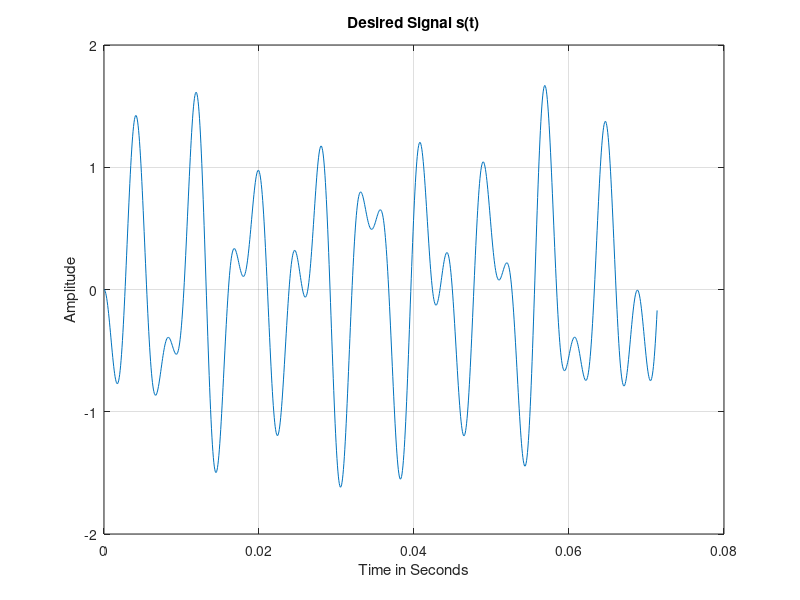
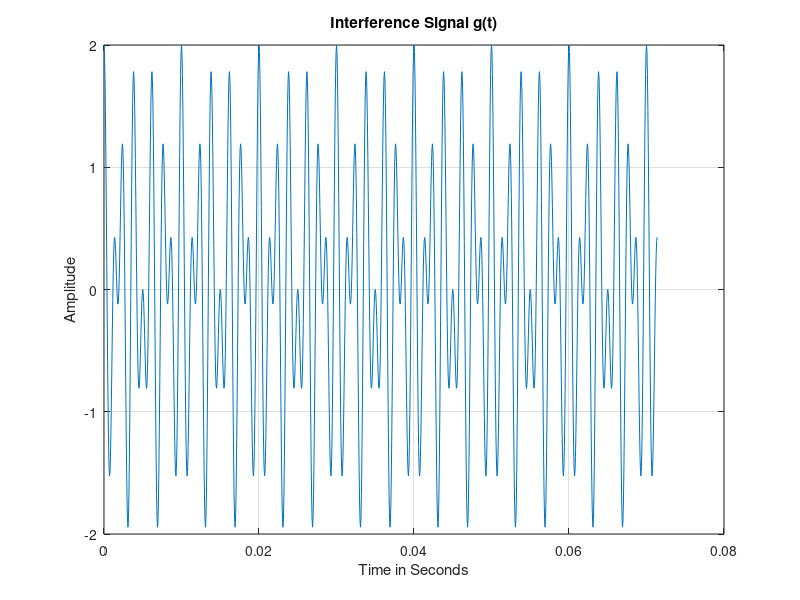
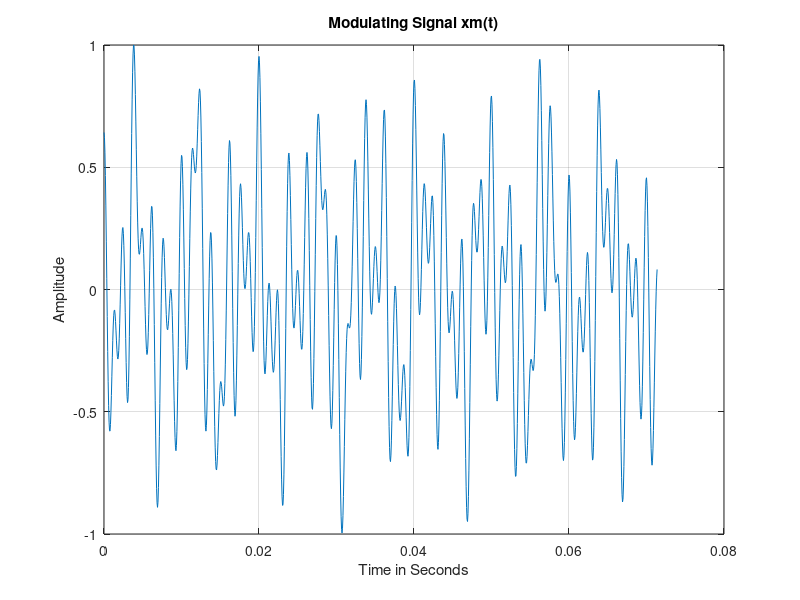
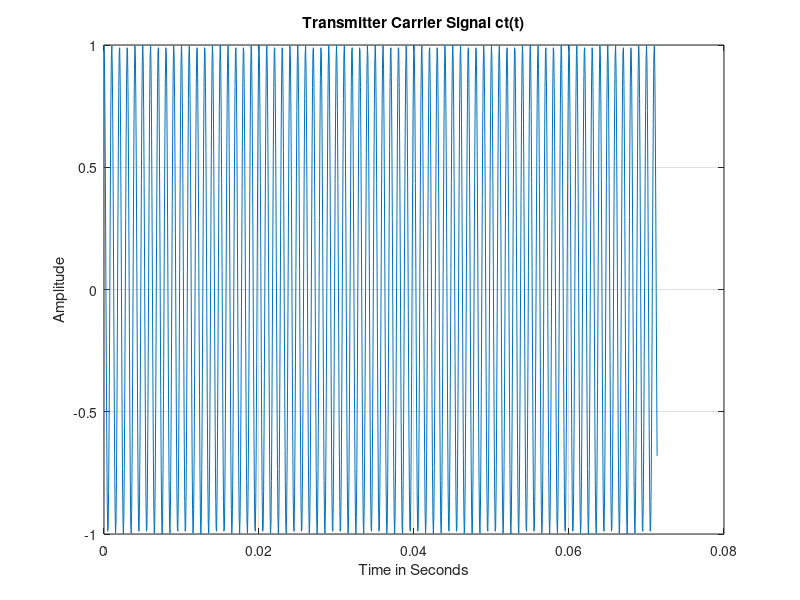

Reproduce these figures in MATLAB, in order.
%inel4301s096gp01t8hw01 
%Inel 4301 - Communication Theory I 
%MATLAB CLASS ASSIGNAMENT 01(MCA01) 
%Double Sideband Suppressed Carrier Systems 
%Prof. Domingo Antonio Rodríguez 
% 
%% 
%%PARAMETER SETTINGS****************************** 
%% 
clear all 
close all 
Fs=16800;           %Sampling frequency 
Ts=1/Fs;            %Sampling time or temporal resolution 
f1=131;             %First frequency component (C3) of s(t) 
f2=175;             %Second frequency component (F3) of s(t) 
f3=247;             %Third frequency component of (B3) s(t) 
fc=1000;            %Frequency of carrier signal > 2*fm 
fm=300;             %Bandwidth of desired signal s(t) 
Ns=1200;             %Number of samples of s(t) 
Tw=Ns*Ts;           %Time observation window for s(t) 
t=0:Ts:Tw-Ts;       %Time axis for desired signal s(t)  
%% 
%%TRANSMITTER SYSTEM****************************** 
%% 
s=(-7*cos(2*pi*f1*t)+2*cos(2*pi*f2*t)+5*cos(2*pi*f3*t))/8; 
g=1*cos(2*pi*800*t)+1*cos(2*pi*500*t);    %Interference signal g(t) 
max_sg=max(s+g);        %Absolute value of signal s(t)+g(t) 
xm=(s+g)/max_sg;        %Normalized Modulating signal xm(t)         
ct=cos(2*pi*fc*t);      %Transmitter carrier signal ct(t) 
xc=xm.*ct;              %Modulated signal xc(t) 
%% 
%%Transmitter's Band-Pass Filter Design 
%% 
fu=fc+fm;           %Upper cut-off frequency 
fl=fc-fm;           %Lower cut-off frequency 
wu=(2*fu)/Fs;       %Normalized upper frequency       
wl=(2*fl)/Fs;       %Normalized lower frequency 
wb=[wl wu];         %Bandwidth of band-pass filter 
Mb=501;             %Order of band-pass filter 
thB=0:Ts:Mb*Ts-Ts;  %Time axis of impulse response signal hB(t) 
hB=fir1(Mb-1,wb,'bandpass');    %Filter design function 
yci=conv(xc,hB);        %Discrete-time convolution operation 
lyci=length(yci);       %Length of yci=Ns+Mb-1; 
tyci=0:Ts:(lyci-1)*Ts;  %Time axis of signal yci(t) 
%% 
%% COMMUNICATION CHANNEL************************** 
%%
nn=randn(lyci,1);           %AWGN with mean=0 and variance=1.

n=(1/1000)*transpose(nn);   %Attenuated noise signal n(t) 
yco=yci+0*n; 
%% 
%% RECEIVER SYSTEM******************************** 
%% 
cr=cos(2*pi*fc*tyci); 
yd=2*yco.*cr;       %Demodulated signal 
% 
%Low-Pass Filter Design*************************** 
% 
Wn=2*fm/Fs;         %Normalized cut-off frequency 
M=091;              %Order of the impulse response signal hL(t) 
thL=0:Ts:M*Ts-Ts;   %Time axis to plot impulse response signal 
hL=fir1(M-1,Wn);    %Impulse response signal 
% 
%Signal Filtering at the Receiver***************** 
% 
tr=0:Ts:(lyci+M-1)*Ts-Ts;   %Time axis for received signal 
xr=conv(yd,hL);             %Convolution operation for filtering 
Af=1;                       %Signal amplification factor 
xr=Af*xr; 
%% 
%%SIGNALS SPECTRA********************************** 
%% 
fres_s=1/(length(s)*Ts); 
faxis_s=-(Fs/2):fres_s:(Fs/2)-fres_s; 
Fss=fft(s); 
sFss=fftshift(Fss); 
asFss=abs(sFss); 
% 
fres_g=1/(length(g)*Ts); 
faxis_g=-(Fs/2):fres_g:(Fs/2)-fres_g; 
Fg=fft(g); 
sFg=fftshift(Fg); 
asFg=abs(sFg); 
% 
fres_xm=1/(length(xm)*Ts); 
faxis_xm=-(Fs/2):fres_xm:(Fs/2)-fres_xm; 
Fxm=fft(xm); 
sFxm=fftshift(Fxm); 
asFxm=abs(sFxm); 
% 
fres_ct=1/(length(ct)*Ts); 
faxis_ct=-(Fs/2):fres_ct:(Fs/2)-fres_ct; 
Fct=fft(ct); 
sFct=fftshift(Fct); 
asFct=abs(sFct); 
% 
fres_xc=1/(length(xc)*Ts); 

faxis_xc=-(Fs/2):fres_xc:(Fs/2)-fres_xc; 
Fxc=fft(xc); 
sFxc=fftshift(Fxc); 
asFxc=abs(sFxc); 
% 
fres_hB=1/(length(hB)*Ts); 
faxis_hB=-(Fs/2):fres_hB:(Fs/2)-fres_hB; 
FhB=fft(hB); 
sFhB=fftshift(FhB); 
asFhB=abs(sFhB); 
% 
fres_yci=1/(length(yci)*Ts); 
faxis_yci=-(Fs/2):fres_yci:(Fs/2)-fres_yci; 
Fyci=fft(yci); 
sFyci=fftshift(Fyci); 
asFyci=abs(sFyci); 
% 
fres_n=1/(length(n)*Ts); 
faxis_n=-(Fs/2):fres_n:(Fs/2)-fres_n; 
Fn=fft(n); 
sFn=fftshift(Fn); 
asFn=abs(sFn); 
% 
fres_yco=1/(length(yco)*Ts); 
faxis_yco=-(Fs/2):fres_yco:(Fs/2)-fres_yco; 
Fyco=fft(yco); 
sFyco=fftshift(Fyco); 
asFyco=abs(sFyco); 
% 
fres_cr=1/(length(cr)*Ts); 
faxis_cr=-(Fs/2):fres_cr:(Fs/2)-fres_cr; 
Fcr=fft(cr); 
sFcr=fftshift(Fcr); 
asFcr=abs(sFcr); 
% 
fres_yd=1/(length(yd)*Ts); 
faxis_yd=-(Fs/2):fres_yd:(Fs/2)-fres_yd; 
Fyd=fft(yd); 
sFyd=fftshift(Fyd); 
asFyd=abs(sFyd); 
% 
fres_hL=1/(length(hL)*Ts); 
faxis_hL=-(Fs/2):fres_hL:(Fs/2)-fres_hL; 
FhL=fft(hL); 
sFhL=fftshift(FhL); 
asFhL=abs(sFhL); 
% 
fres_xr=1/(length(xr)*Ts); 
faxis_xr=-(Fs/2):fres_xr:(Fs/2)-fres_xr;

Fxr=fft(xr); 
sFxr=fftshift(Fxr); 
asFxr=abs(sFxr); 
% 
%% 
%%PLOTS******************************************* 
%% 
% 
figure 
plot(t,s)               
grid 
xlabel('Time in Seconds') 
ylabel('Amplitude') 
title('Desired Signal s(t)') 
% 
figure 
plot(t,g)               
grid 
xlabel('Time in Seconds') 
ylabel('Amplitude') 
title('Interference Signal g(t)') 
% 
figure 
plot(t,xm)               
grid 
xlabel('Time in Seconds') 
ylabel('Amplitude') 
title('Modulating Signal xm(t)') 
% 
figure 
plot(t,ct) 
grid 
xlabel('Time in Seconds') 
ylabel('Amplitude') 
title('Transmitter Carrier Signal ct(t)') 
% 
figure 
plot(t,xc) 
grid 
xlabel('Time in Seconds') 
ylabel('Amplitude') 
title('Modulated Signal xc(t)') 
% 
figure 
plot(thB,hB,thB,hB,'o') 
grid 
xlabel('Time in Seconds') 
ylabel('Amplitude') 
title('Impulse Response Signal hB(t)')

% 
figure 
plot(tyci,yci) 
grid 
xlabel('Time in Seconds') 
ylabel('Amplitude') 
title('Channel Input Signal yci(t)') 
% 
figure 
plot(tyci,n) 
grid 
xlabel('Time in Seconds') 
ylabel('Amplitude') 
title('Channel Noise Signal n(t)') 
% 
figure 
plot(tyci,yco) 
grid 
xlabel('Time in Seconds') 
ylabel('Amplitude') 
title('Channel Output Signal yco(t)') 
% 
figure 
plot(tyci,cr) 
grid 
xlabel('Time in Seconds') 
ylabel('Amplitude') 
title('Receiver Carrier Signal cr(t)') 
% 
figure 
plot(tyci,yd) 
grid 
xlabel('Time in Seconds') 
ylabel('Amplitude') 
title('Demodulated Signal yd(t)') 
% 
figure 
plot(thL,hL,thL,hL,'o') 
grid 
xlabel('Time in Seconds') 
ylabel('Amplitude') 
title('Impulse Response Signal hL(t)') 
% 
figure 
plot(tr,xr) 
grid 
xlabel('Time in Seconds') 
ylabel('Amplitude') 
title('Receiver Output Signal Signal xr')

% 
figure 
plot(tr,xr) 
grid 
xlabel('Time in Seconds') 
ylabel('Amplitude') 
title('Signals s(t) vs. xr(t)') 
hold on 
plot(t,s) 
hold off 
% 
figure 
plot(faxis_s,asFss) 
grid 
xlabel('Frequency in Hertz') 
ylabel('Magnitude') 
title('Spectrum of Desired Signal s(t)') 
% 
figure 
plot(faxis_g,asFg) 
grid 
xlabel('Frequency in Hertz') 
ylabel('Magnitude') 
title('Spectrum of Interference Signa g(t)') 
% 
figure 
plot(faxis_xm,asFxm) 
grid 
xlabel('Frequency in Hertz') 
ylabel('Magnitude') 
title('Spectrum of Modulating Signal xm(t)') 
% 
figure 
plot(faxis_ct,asFct) 
grid 
xlabel('Frequency in Hertz') 
ylabel('Magnitude') 
title('Spectrum of Carrier Signal ct(t)') 
% 
figure 
plot(faxis_xc,asFxc) 
grid 
xlabel('Frequency in Hertz') 
ylabel('Magnitude') 
title('Spectrum of Modulated Signal xc(t)') 
% 
figure 
plot(faxis_hB,asFhB,faxis_hB,asFhB,'o') 
grid 

xlabel('Frequency in Hertz') 
ylabel('Magnitude') 
title('Spectrum of Band-Pass Filter Signal hB(t)') 
% 
figure 
plot(faxis_yci,asFyci) 
grid 
xlabel('Frequency in Hertz') 
ylabel('Magnitude') 
title('Spectrum of Channel Input Signal yci(t)') 
% 
figure 
plot(faxis_n,asFn) 
grid 
xlabel('Frequency in Hertz') 
ylabel('Magnitude') 
title('Spectrum of AWGN Signal n(t)') 
% 
figure 
plot(faxis_yco,asFyco) 
grid 
xlabel('Frequency in Hertz') 
ylabel('Magnitude') 
title('Spectrum of Channel Output Signal yco(t)') 
% 
figure 
plot(faxis_cr,asFcr) 
grid 
xlabel('Frequency in Hertz') 
ylabel('Magnitude') 
title('Spectrum of Receiver Carrier cr(t)') 
% 
figure 
plot(faxis_yd,asFyd) 
grid 
xlabel('Frequency in Hertz') 
ylabel('Magnitude') 
title('Spectrum of Demodulated Signal yd(t)') 
% 
figure 
plot(faxis_hL,asFhL,faxis_hL,asFhL,'o') 
grid 
xlabel('Frequency in Hertz') 
ylabel('Magnitude') 
title('Spectrum of Low-Pass Filter Signal hL(t)') 
% 
figure 
plot(faxis_xr,asFxr) 
grid 

xlabel('Frequency in Hertz') 
ylabel('Magnitude') 
title('Spectrum of Receiver Output Signal xr(t)') 
% 
figure 
plot(faxis_xr,asFxr) 
grid 
xlabel('Frequency in Hertz') 
ylabel('Magnitude') 
title('Spectra of Signals s(t) vs. xr(t)') 
hold on 
plot(faxis_s,asFss) 
hold off 
% 
sound(s,Fs) 
pause(2) 
sound(xm,Fs) 
pause(2) 
sound(xr,Fs) 
% 
clc 
disp('******************************') 
disp('Simulation ended succesfully') 
disp('******************************') 